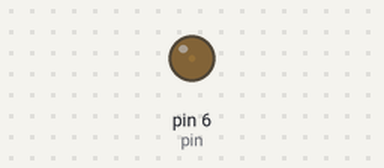
Recording of a sketch running on a simulated Arduino Uno, built with avr-gcc and run on an emulated ATmega328P. On the bench: output pins drawn as LEDs (lit = HIGH).

Above: at 0.05 s.
At 0.65 s:
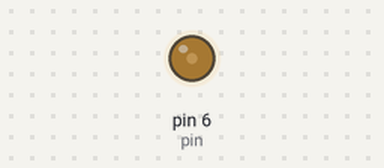
At 1.3 s:
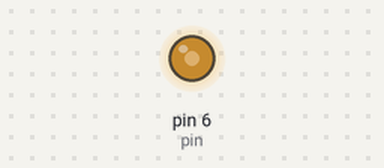
At 2.55 s:
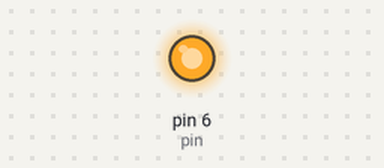
Timing chart, 0 to 5.9 s (numbered marks = the images above):
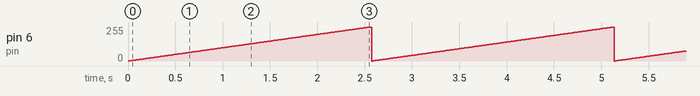

The sketch:

arduino05_analogWrite.ino
```cpp
int pin = 6;


void setup() {
  pinMode(pin, OUTPUT);
}

void loop() {
  for(int i=0; i<256; i++){
    analogWrite(pin, i);
    delay(10);
  }
  for(int i=255; i>=0; i++){
    analogWrite(pin, i);
    delay(10);
  }
}
```

Measured:
- by itself, pin 6 (pin): ramps from 0/255 to 255/255 and jumps back, once every 2.6 s
